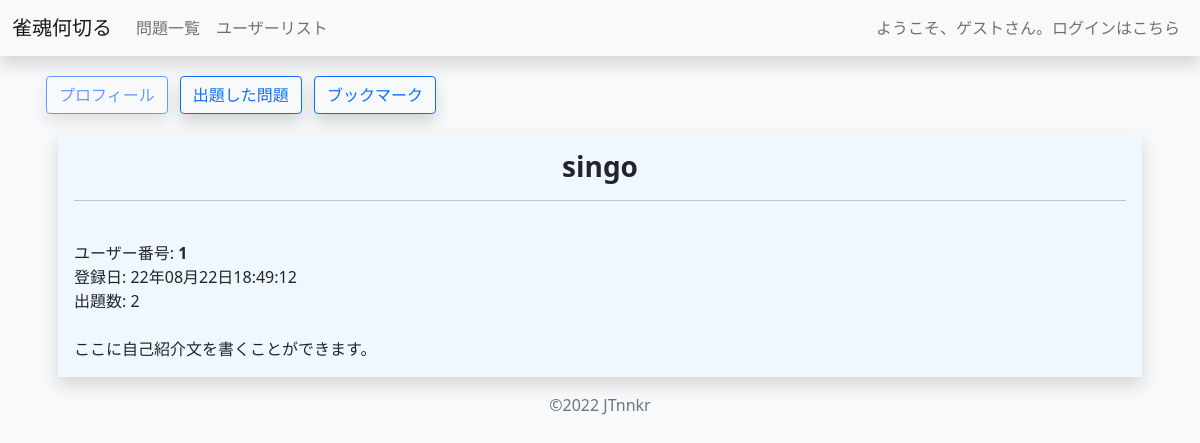
The app's page /user/1/detail/ with its own data.
### user/models.py (models this page shows)
class User(AbstractUser):
    introduction = models.TextField('紹介文',blank=True)
    bookmarks = models.ManyToManyField('nnkr.Question', through='nnkr.Bookmark', blank=True, verbose_name='ブックマーク')
    pass

### nnkr/models.py (models this page shows, shortened)
class Question(models.Model):
    author = models.ForeignKey(get_user_model(),on_delete=models.CASCADE,default=1,verbose_name='投稿者')
    image = models.ImageField('画像',upload_to='images')
    created_datetime = models.DateTimeField('作成日',auto_now_add=True)
    updated_datetime = models.DateTimeField('最終更新日',auto_now=True)
    title = models.CharField('タイトル',max_length=100)
    description = models.TextField('説明文',blank=True)
    tags = models.ManyToManyField(Tag, through='Tagging',blank=True, verbose_name='タグ')

### user/views.py (the view, shortened to what this page needs)
# urls.py: path('<int:pk>/detail/', views.UserDetail.as_view(), name='detail'),
class UserDetail(UpdateView):
    template_name = 'user/user_detail.html'
    model = get_user_model()
    context_object_name = 'target_user'
    form_class = UserUpdateForm

### user/templates/user/user_detail.html (shortened to what this page needs)
{% extends "nnkr/base.html" %}
{% block content %}
<div class="py-1">
  <button type="button" class="btn btn-outline-primary shadow mx-1" disabled="true"
    onclick="location.href='{% url "user:detail" target_user.id %}'">プロフィール</button>
  <button type="button" class="btn btn-outline-primary shadow mx-1"
    onclick="location.href='{% url "user:question" target_user.id %}'">出題した問題</button>
  <button type="button" class="btn btn-outline-primary shadow mx-1"
    onclick="location.href='{% url "user:bookmark" target_user.id %}'">ブックマーク</button>
</div>
<div class="p-3">
<div class="p-3 shadow" style="background:aliceblue">
<h3 class="text-center"><b>{{ target_user.username }}</b></h3><hr>
<div>
    <br>
    ユーザー番号: <b>{{ target_user.id }}</b><br>
    登録日: {{ target_user.date_joined|date:"y年m月j日H:i:s"}}<br>
    出題数: {{ target_user.question_set.all|length }}<br>
    <br>
    {{ target_user.introduction|linebreaksbr }}
</div>
</div>
</div>
{% endblock %}

### records on screen
User: username "singo", id "1", date_joined "22年08月22日18:49:12", question_set.all|length "2", introduction "ここに自己紹介文を書くことができます。"
